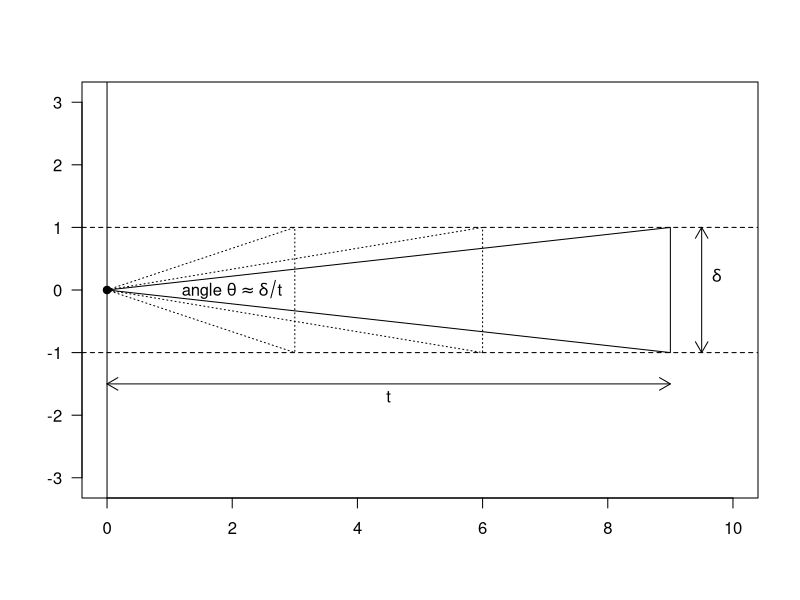

Reproduce this figure in R.
par(las=1)
plot(c(0, 10), c(-2, 2), type="n", xlab="", ylab="", asp=1)
abline(v=0)
points(0,0,pch=19)
abline(h=1, lty=2)
abline(h=-1, lty=2)
lines(c(0, 3, 3, 0), c(0, 1, -1, 0), lty=3)
lines(c(0, 6, 6, 0), c(0, 1, -1, 0), lty=3)
lines(c(0, 9, 9, 0), c(0, 1, -1, 0))
arrows(9.5, -1, 9.5, 1, code=3, length=0.125)
text(9.5, .2, expression(delta), pos=4)
arrows(0, -1.5, 9, -1.5, code=3, length=0.125)
text(4.5, -1.7, "t")
text(2, 0, expression(paste("angle ", theta %~~% delta/t)))
